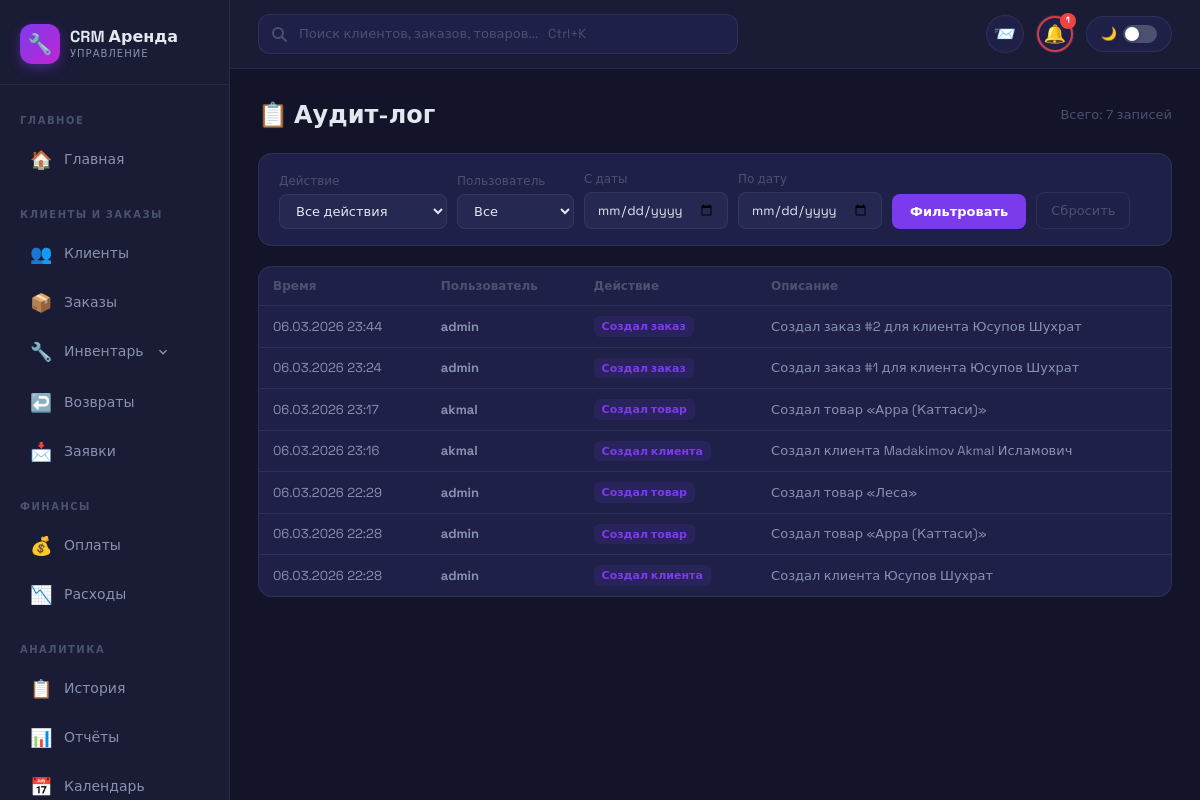
The page /audit/ (signed in) on the database as committed earlier.
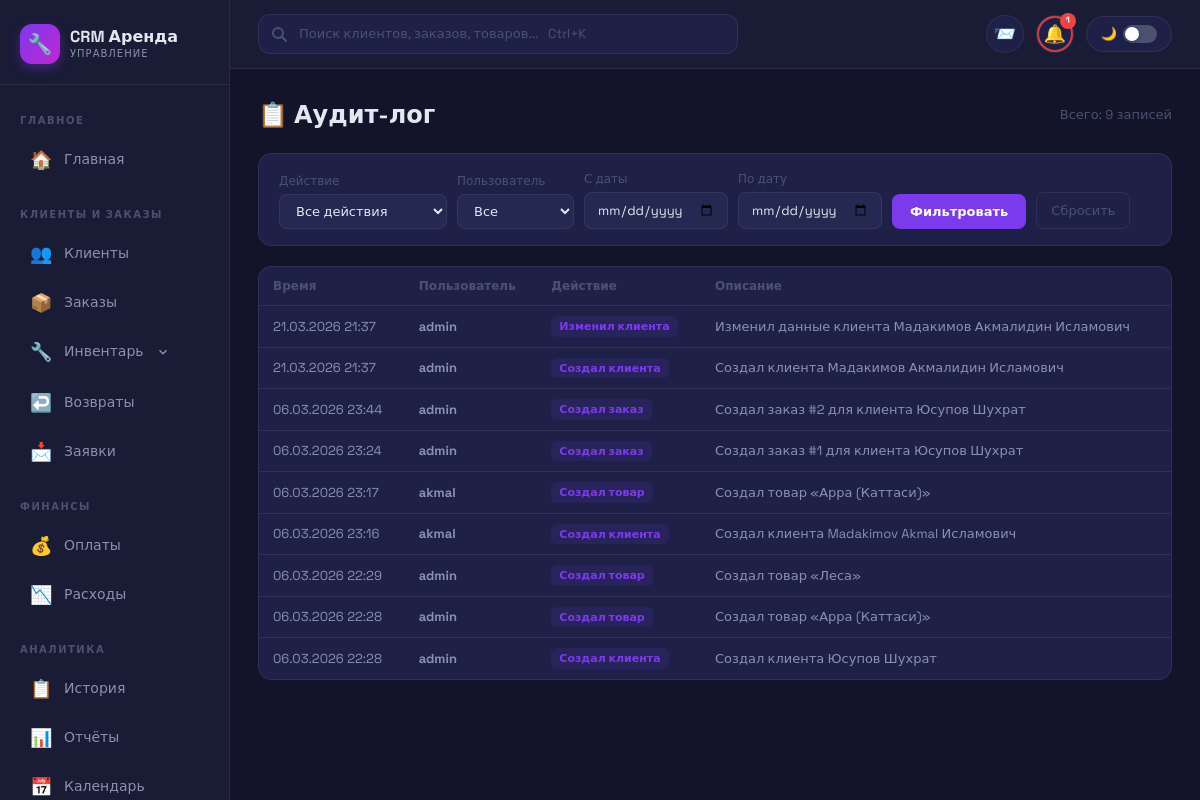
The same page on the database as committed later.
### apps/main/models.py (models this page shows, shortened)
class ActivityLog(models.Model):
    ACTION_CHOICES = [
        ('create_order', 'Создал заказ'),
        ('close_order', 'Закрыл заказ'),
        ('edit_order', 'Изменил заказ'),
        ('accept_payment', 'Принял оплату'),
        ('create_client', 'Создал клиента'),
        ('edit_client', 'Изменил клиента'),
        ('create_product', 'Создал товар'),
        ('edit_product', 'Изменил товар'),
        ('return_items', 'Оформил возврат'),
        ('other', 'Другое'),
    ]
    user = models.ForeignKey(
        User, on_delete=models.CASCADE,
        related_name='activity_logs',
        verbose_name='Пользователь',
    )
    action = models.CharField('Действие', max_length=50, choices=ACTION_CHOICES, default='other')
    description = models.TextField('Описание')
    created_at = models.DateTimeField('Время', auto_now_add=True)
    class Meta:
        verbose_name = 'Лог активности'
        verbose_name_plural = 'Лог активности'
        ordering = ['-created_at']

### apps/main/views.py (the view)
# urls.py: path('audit/', views.audit_log, name='audit_log'),
@login_required
def audit_log(request):
    from apps.main.models import ActivityLog
    owner = get_tenant_owner(request.user)
    if request.user.is_staff:
        user_ids = list(User.objects.values_list('id', flat=True))
    else:
        emp_ids = list(UserProfile.objects.filter(owner=owner).values_list('user_id', flat=True))
        user_ids = emp_ids + [owner.id]
    logs = ActivityLog.objects.filter(user_id__in=user_ids).select_related('user').order_by('-created_at')
    action_filter = request.GET.get('action', '')
    user_filter = request.GET.get('user', '')
    date_from = request.GET.get('from', '')
    date_to = request.GET.get('to', '')
    if action_filter:
        logs = logs.filter(action=action_filter)
    if user_filter:
        logs = logs.filter(user_id=user_filter)
    if date_from:
        logs = logs.filter(created_at__date__gte=date_from)
    if date_to:
        logs = logs.filter(created_at__date__lte=date_to)
    page_obj, page_query = paginate(request, logs, per_page=50)
    users = User.objects.filter(id__in=user_ids).order_by('username')
    actions = ActivityLog.ACTION_CHOICES
    return render(request, 'main/audit_log.html', {
        'logs': page_obj,
        'page_obj': page_obj,
        'page_query': page_query,
        'users': users,
        'actions': actions,
        'action_filter': action_filter,
        'user_filter': user_filter,
        'date_from': date_from,
        'date_to': date_to,
    })

### apps/company/models.py (called while the page is built)
    @classmethod
    def get_company(cls):
        company, created = cls.objects.get_or_create(
            pk=1,
            defaults={
                'company_name': 'Моя компания',
                'currency': 'сом',
            }
        )
        return company

### apps/main/pagination.py (called while the page is built)
def paginate(request, queryset, per_page=PER_PAGE):
    paginator = Paginator(queryset, per_page)
    page_number = request.GET.get('page')
    try:
        page_obj = paginator.page(page_number)
    except PageNotAnInteger:
        page_obj = paginator.page(1)
    except EmptyPage:
        page_obj = paginator.page(paginator.num_pages)
    params = request.GET.copy()
    params.pop('page', None)
    page_query = params.urlencode()
    return page_obj, page_query

### apps/main/views.py (called while the page is built)
def get_tenant_owner(user):
    if user.is_superuser:
        return user
    try:
        owner = user.profile.owner
        return owner if owner else user
    except Exception:
        return user

### templates/main/audit_log.html (shortened to what this page needs)
{% extends 'base_dark.html' %}
{% block content %}
<div class="al">
    <div style="display:flex;justify-content:space-between;align-items:center;margin-bottom:20px;flex-wrap:wrap;gap:12px">
        <h1 style="font-size:24px;font-weight:800;color:var(--text1);margin:0">📋 Аудит-лог</h1>
        {% if page_obj %}<span style="font-size:13px;color:var(--text3)">Всего: {{ page_obj.paginator.count }} записей</span>{% endif %}
    </div>
    <form method="get" class="al-filters">
        <div>
            <label>Действие</label>
            <select name="action">
                <option value="">Все действия</option>
            </select>
        </div>
        <div>
            <label>Пользователь</label>
            <select name="user">
                <option value="">Все</option>
            </select>
        </div>
        <div>
            <label>С даты</label>
            <input type="date" name="from" value="{{ date_from }}">
        </div>
        <div>
            <label>По дату</label>
            <input type="date" name="to" value="{{ date_to }}">
        </div>
        <button type="submit" class="al-btn">Фильтровать</button>
        <a href="{% url 'main:audit_log' %}" style="padding:8px 14px;font-size:13px;color:var(--text3);text-decoration:none;border:1px solid var(--border);border-radius:8px">Сбросить</a>
    </form>
    <div style="background:var(--card);border:1px solid var(--border);border-radius:14px;overflow:hidden">
        {% if logs %}
        <table class="al-table">
            <thead>
                <tr>
                    <th>Время</th>
                    <th>Пользователь</th>
                    <th>Действие</th>
                    <th>Описание</th>
                </tr>
            </thead>
            <tbody>
            {% for log in logs %}
            <tr>
                <td class="al-time">{{ log.created_at|date:"d.m.Y H:i" }}</td>
                <td class="al-user">{{ log.user.username }}</td>
                <td><span class="al-action">{{ log.get_action_display }}</span></td>
                <td>{{ log.description }}</td>
            </tr>
            {% endfor %}
            </tbody>
        </table>
        {% else %}
        <div style="padding:48px;text-align:center;color:var(--text3)">
            <div style="font-size:40px;margin-bottom:12px">📭</div>
            <p>Записей не найдено</p>
        </div>
        {% endif %}
    </div>
</div>
{% endblock %}

### templates/base_dark.html (shortened to what this page needs)
{% load static %}
<!DOCTYPE html>
<html lang="ru" data-theme="dark">
<head>
    <script src="https://cdn.tailwindcss.com"></script>
    <link rel="stylesheet" href="https://cdn.jsdelivr.net/npm/toastify-js/src/toastify.min.css">
    <link rel="stylesheet" href="{% static 'css/base.css' %}">
    <link rel="stylesheet" href="{% static 'css/responsive.css' %}">
</head>
<body>
<div class="app">
    <aside class="sidebar" id="sidebar">
        <div class="sb-logo">
            <div class="sb-logo-icon">🔧</div>
            <div>
                <div class="sb-logo-text">CRM Аренда</div>
                <div class="sb-logo-sub">Управление</div>
            </div>
        </div>
        <nav style="padding: 12px 0; flex: 1;">
            <div class="sb-section">
                <div class="sb-section-label">Главное</div>
            </div>
            <a href="/" data-turbo="false"
               class="sb-link {% if request.path == '/' %}active{% endif %}">
                <span class="sb-icon">🏠</span>
                <span>Главная</span>
            </a>
            <div class="sb-section" style="margin-top:8px;">
                <div class="sb-section-label">Клиенты и Заказы</div>
            </div>
            <a href="/clients/"
               class="sb-link {% if 'clients' in request.path %}active{% endif %}">
                <span class="sb-icon">👥</span>
                <span>Клиенты</span>
            </a>
            <a href="/rental/orders/"
               class="sb-link {% if 'orders' in request.path or 'create' in request.path %}active{% endif %}">
                <span class="sb-icon">📦</span>
                <span>Заказы</span>
            </a>
            <button type="button"
                class="sb-link sb-drop-toggle {% if 'products' in request.path or 'warehouses' in request.path %}active{% endif %}"
                onclick="toggleInvDrop()">
                <span class="sb-icon">🔧</span>
                <span>Инвентарь</span>
                <svg id="inv-drop-arrow" width="14" height="14" viewBox="0 0 24 24" fill="none" stroke="currentColor" stroke-width="2.5" style="margin-left:auto;transition:transform .2s"><polyline points="6 9 12 15 18 9"/></svg>
            </button>
            <a href="/rental/returns/"
               class="sb-link {% if 'returns' in request.path %}active{% endif %}">
                <span class="sb-icon">↩️</span>
                <span>Возвраты</span>
            </a>
            <a href="/bookings/"
               class="sb-link {% if 'bookings' in request.path %}active{% endif %}">
                <span class="sb-icon">📩</span>
                <span>Заявки</span>
            </a>
            <div class="sb-section" style="margin-top:8px;">
                <div class="sb-section-label">Финансы</div>
            </div>
            <a href="/payment/" data-turbo="false"
               class="sb-link {% if 'payment' in request.path %}active{% endif %}">
                <span class="sb-icon">💰</span>
                <span>Оплаты</span>
            </a>
            <a href="/expenses/"
               class="sb-link {% if 'expenses' in request.path %}active{% endif %}">
                <span class="sb-icon">📉</span>
                <span>Расходы</span>
            </a>
            <div class="sb-section" style="margin-top:8px;">
                <div class="sb-section-label">Аналитика</div>
            </div>
            <a href="/history/"
               class="sb-link {% if 'history' in request.path %}active{% endif %}">
                <span class="sb-icon">📋</span>
                <span>История</span>
            </a>
            <a href="/reports/"
               class="sb-link {% if 'reports' in request.path %}active{% endif %}">
                <span class="sb-icon">📊</span>
                <span>Отчёты</span>
            </a>
            <a href="/calendar/" data-turbo="false"
               class="sb-link {% if 'calendar' in request.path %}active{% endif %}">
                <span class="sb-icon">📅</span>
                <span>Календарь</span>
            </a>
        </nav>
    </aside>
    <div class="main-area">
        <div class="topbar">
            <div class="topbar-search" id="global-search-container">
                <span class="s-icon">
                </span>
                <input type="text" id="global-search-input"
                       placeholder="Поиск клиентов, заказов, товаров...   Ctrl+K"
                       autocomplete="off"/>
            </div>
            <div class="topbar-right">
                <div class="pn-wrap" id="pnWrap">
                    <button class="bell-btn" id="pnBtn" type="button" title="Уведомления">
                        <span class="bell-icon">📨</span>
                    </button>
                </div>
                <div class="bell-wrap" id="bellWrap">
                    <button class="bell-btn" id="bellBtn" type="button" title="Просроченные заказы">
                        <span class="bell-icon">🔔</span>
                        <span class="bell-badge" id="bellBadge" style="display:none;"></span>
                    </button>
                </div>
                <button class="theme-btn" id="themeToggle" type="button">
                    <span id="themeIcon">🌙</span>
                    <div class="theme-track"><div class="theme-knob"></div></div>
                </button>
            </div>
        </div>
        <div class="page-scroll">
            {% block content %}{% endblock %}
        </div>
    </div>
</div>
</body>
</html>

Rows that differ between the two databases and show on the page:
added ActivityLog: created_at "21.03.2026 21:37", user.username "admin", action "Изменил клиента", description "Изменил данные клиента Мадакимов Акмалидин Исламович"
added ActivityLog: created_at "21.03.2026 21:37", user.username "admin", action "Создал клиента", description "Создал клиента Мадакимов Акмалидин Исламович"
Other text that changed with them:
{{ page_obj.paginator.count }}: "7" → "9"
